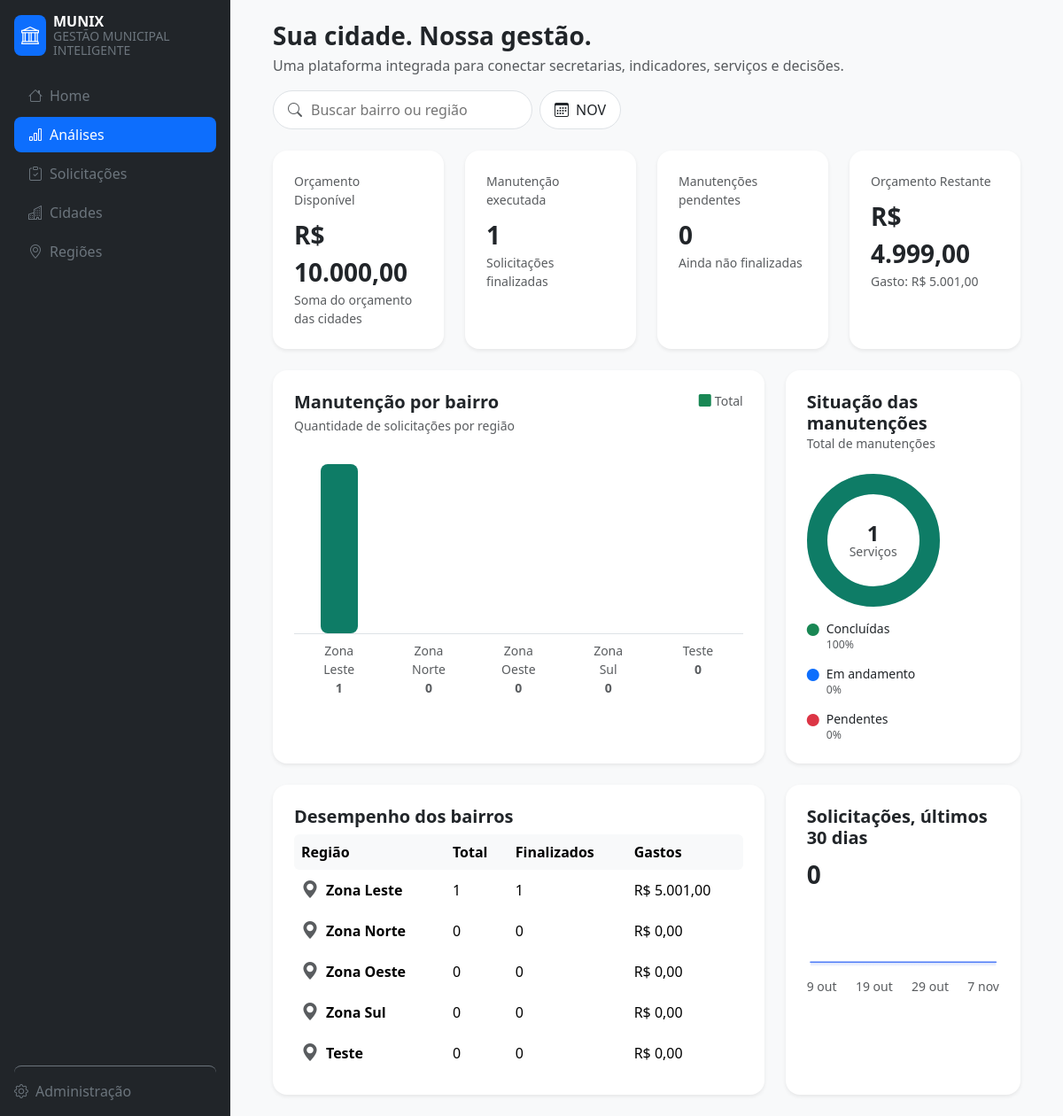
The app's page /analises/ with its own data.
### area/models.py (models this page shows)
class Area(models.Model):
    class TipoArea(models.TextChoices):
        RESIDENCIAL = "residencial", "Residencial"
        COMERCIAL = "comercial", "Comercial"
        ESPACO_PUBLICO = "espaco_publico", "Espaço Público"
        VIA_CIRCULACAO = "via_circulacao", "Via de Grande Circulação"
    nome = models.CharField(max_length=50, verbose_name="Nome")
    tipo_area = models.CharField(max_length=30,  choices=TipoArea.choices)
    cidade = models.ForeignKey(Cidade, on_delete=models.CASCADE, related_name="Cidade")

### area/views.py (the view)
# urls.py: path('analises/', AnaliseView.as_view(), name='analise'),
class AnaliseView(TemplateView):
    template_name = "analise.html"
    def get_context_data(self, **kwargs):
        context = super().get_context_data(**kwargs)
        solicitacoes = Solicitacoes.objects.all()
        orcamento = Cidade.objects.aggregate(total=Sum("orcamento"))["total"] or Decimal("0")
        gasto = solicitacoes.aggregate(total=Sum("gasto"))["total"] or Decimal("0")
        total = solicitacoes.count()
        finalizadas = solicitacoes.filter(status=FINALIZADO).count()
        context.update(
            orcamento_total=orcamento,
            gasto_total=gasto,
            orcamento_restante=orcamento - gasto,
            total_solicitacoes=total,
            finalizadas=finalizadas,
            pendentes=total - finalizadas,
        )
        concluidas = finalizadas
        andamento = solicitacoes.filter(status__in=["A", "V"]).count()
        aguardando = solicitacoes.filter(status="P").count()
        def pct(valor):
            return round(valor * 100 / total) if total else 0
        p_concl, p_and = pct(concluidas), pct(andamento)
        p_pend = 100 - p_concl - p_and if total else 0
        context["situacao"] = {
            "concluidas": p_concl,
            "andamento": p_and,
            "pendentes": p_pend,
            "offset_andamento": -p_concl,
            "offset_pendentes": -(p_concl + p_and),
        }
        por_area = list(
            Area.objects.annotate(
                total=Count("solicitacoes"),
                finalizados=Count("solicitacoes", filter=Q(solicitacoes__status=FINALIZADO)),
                gastos=Sum("solicitacoes__gasto"),
            ).order_by("-total", "nome")
        )
        maior = max((a.total for a in por_area), default=0)
        for a in por_area:
            a.altura = round(a.total * 191 / maior) if maior else 0
            a.y = 200 - a.altura
            a.gastos = a.gastos or Decimal("0")
        context["por_area"] = por_area
        hoje = timezone.localdate()
        inicio = hoje - timedelta(days=29)
        por_dia = dict(
            solicitacoes.filter(data_solicitacao__range=(inicio, hoje))
            .values_list("data_solicitacao")
            .annotate(n=Count("id"))
        )
        dias = [inicio + timedelta(days=i) for i in range(30)]
        valores = [por_dia.get(d, 0) for d in dias]
        pico = max(valores) or 1
        pontos = [(round(i * 316 / 29, 1), round(100 - v * 100 / pico, 1)) for i, v in enumerate(valores)]
        ultimos_30 = sum(valores)
        anteriores_30 = solicitacoes.filter(
            data_solicitacao__range=(inicio - timedelta(days=30), inicio - timedelta(days=1))
        ).count()
        context.update(
            ultimos_30=ultimos_30,
            variacao_30=(round((ultimos_30 - anteriores_30) * 100 / anteriores_30) if anteriores_30 else None),
            linha_pontos=" ".join(f"{x},{y}" for x, y in pontos),
            linha_area=" ".join(f"{x},{y}" for x, y in pontos) + " 316,108 0,108",
            linha_rotulos=[dias[0], dias[10], dias[20], dias[29]],
        )
        return context

### area/templates/analise.html (shortened to what this page needs)
{% extends "base.html" %}
{% block actions %}
<label class="d-flex align-items-center gap-2 bg-white border rounded-pill px-3 py-2 mb-0">
    <i class="bi bi-search text-muted"></i>
    <input type="search" class="border-0 bg-transparent" placeholder="Buscar bairro ou região" autocomplete="off" aria-label="Buscar bairro ou região">
</label>
<span class="d-flex align-items-center gap-2 bg-white border rounded-pill px-3 py-2 text-uppercase fw-medium">
    <i class="bi bi-calendar3"></i>{% now "b" %}
</span>
{% endblock %}
{% block content %}
<div class="row g-3 g-xl-4 mb-4">
    <div class="col-6 col-xl-3">
        <div class="card border-0 shadow-sm rounded-4 p-4 h-100">
            <div class="text-muted small fw-medium">Orçamento Disponível</div>
            <div class="fs-3 fw-bold mt-2">R$ {{ orcamento_total|floatformat:"2g" }}</div>
            <small class="text-muted">Soma do orçamento das cidades</small>
        </div>
    </div>
    <div class="col-6 col-xl-3">
        <div class="card border-0 shadow-sm rounded-4 p-4 h-100">
            <div class="text-muted small fw-medium">Manutenção executada</div>
            <div class="fs-3 fw-bold mt-2">{{ finalizadas }}</div>
            <small class="text-muted">Solicitações finalizadas</small>
        </div>
    </div>
    <div class="col-6 col-xl-3">
        <div class="card border-0 shadow-sm rounded-4 p-4 h-100">
            <div class="text-muted small fw-medium">Manutenções pendentes</div>
            <div class="fs-3 fw-bold mt-2">{{ pendentes }}</div>
            <small class="text-muted">Ainda não finalizadas</small>
        </div>
    </div>
    <div class="col-6 col-xl-3">
        <div class="card border-0 shadow-sm rounded-4 p-4 h-100">
            <div class="text-muted small fw-medium">Orçamento Restante</div>
            <div class="fs-3 fw-bold mt-2 {% if orcamento_restante < 0 %}text-danger{% endif %}">R$ {{ orcamento_restante|floatformat:"2g" }}</div>
            <small class="text-muted">Gasto: R$ {{ gasto_total|floatformat:"2g" }}</small>
        </div>
    </div>
</div>
<div class="row g-3 g-xl-4 mb-4">
    <div class="col-lg-8">
        <div class="card border-0 shadow-sm rounded-4 p-4 h-100">
            <div class="d-flex justify-content-between align-items-start mb-4">
                <div>
                    <h2 class="fs-5 fw-semibold mb-1">Manutenção por bairro</h2>
                    <div class="text-muted small">Quantidade de solicitações por região</div>
                </div>
                <span class="small text-muted"><i class="bi bi-square-fill text-success me-1"></i>Total</span>
            </div>
            {% if por_area %}
            <div class="d-flex justify-content-around align-items-end border-bottom">
                {% for a in por_area %}
                <svg width="42" height="200" viewBox="0 0 42 200"><title>{{ a.nome }}: {{ a.total }}</title><rect y="{{ a.y }}" width="42" height="{{ a.altura }}" rx="8" fill="#0e7c66" /></svg>
                {% endfor %}
            </div>
            <div class="d-flex justify-content-around text-muted small mt-2 text-center">
                {% for a in por_area %}<span style="width:42px">{{ a.nome|title|truncatechars:10 }}<br><b>{{ a.total }}</b></span>{% endfor %}
            </div>
            {% else %}
            <p class="text-muted text-center py-5 mb-0">Nenhuma região cadastrada.</p>
            {% endif %}
        </div>
    </div>
    <div class="col-lg-4">
        <div class="card border-0 shadow-sm rounded-4 p-4 h-100">
            <h2 class="fs-5 fw-semibold mb-0">Situação das manutenções</h2>
            <small class="text-muted">Total de manutenções</small>
            <div class="d-flex flex-wrap align-items-center justify-content-between gap-3 mt-4">
                <div class="position-relative">
                    <svg width="150" height="150" viewBox="0 0 150 150" aria-hidden="true">
                        <g fill="none" stroke-width="23" transform="rotate(-90 75 75)">
                            <circle cx="75" cy="75" r="63.5" stroke="#e9ecef" />
                            <circle cx="75" cy="75" r="63.5" pathLength="100" stroke="#0e7c66" stroke-dasharray="{{ situacao.concluidas }} 100" />
                            <circle cx="75" cy="75" r="63.5" pathLength="100" stroke="#4f7cf7" stroke-dasharray="{{ situacao.andamento }} 100" stroke-dashoffset="{{ situacao.offset_andamento }}" />
                            <circle cx="75" cy="75" r="63.5" pathLength="100" stroke="#f26b3a" stroke-dasharray="{{ situacao.pendentes }} 100" stroke-dashoffset="{{ situacao.offset_pendentes }}" />
                        </g>
                    </svg>
                    <div class="position-absolute top-50 start-50 translate-middle text-center lh-1">
                        <div class="fs-4 fw-bold">{{ total_solicitacoes }}</div>
                        <small class="text-muted">Serviços</small>
                    </div>
                </div>
                <ul class="list-unstyled small d-grid gap-3 mb-0">
                    <li class="d-flex gap-2"><i class="bi bi-circle-fill text-success"></i><div class="lh-sm"><div class="fw-medium">Concluídas</div><small class="text-muted">{{ situacao.concluidas }}%</small></div></li>
                    <li class="d-flex gap-2"><i class="bi bi-circle-fill text-primary"></i><div class="lh-sm"><div class="fw-medium">Em andamento</div><small class="text-muted">{{ situacao.andamento }}%</small></div></li>
                    <li class="d-flex gap-2"><i class="bi bi-circle-fill text-danger"></i><div class="lh-sm"><div class="fw-medium">Pendentes</div><small class="text-muted">{{ situacao.pendentes }}%</small></div></li>
                </ul>
            </div>
        </div>
    </div>
</div>
<div class="row g-3 g-xl-4">
    <div class="col-lg-8">
        <div class="card border-0 shadow-sm rounded-4 p-4 h-100">
            <h2 class="fs-5 fw-semibold mb-2">Desempenho dos bairros</h2>
            <div class="table-responsive">
                <table class="table table-borderless align-middle mb-0">
                    <thead>
                        <tr class="table-light">
                            <th class="rounded-start">Região</th>
                            <th>Total</th>
                            <th>Finalizados</th>
                            <th class="rounded-end">Gastos</th>
                        </tr>
                    </thead>
                    <tbody>
                        {% for a in por_area %}
                        <tr>
                            <td><span class="d-flex align-items-center gap-2 fw-semibold"><i class="bi bi-geo-alt-fill fs-5 text-muted"></i>{{ a.nome|title }}</span></td>
                            <td>{{ a.total }}</td><td>{{ a.finalizados }}</td>
                            <td>R$ {{ a.gastos|floatformat:"2g" }}</td>
                        </tr>
                        {% empty %}
                        <tr><td colspan="4" class="text-center text-muted py-4">Nenhuma região cadastrada.</td></tr>
                        {% endfor %}
                    </tbody>
                </table>
            </div>
        </div>
    </div>
    <div class="col-lg-4">
        <div class="card border-0 shadow-sm rounded-4 p-4 h-100">
            <div class="d-flex justify-content-between align-items-center">
                <h2 class="fs-5 fw-semibold mb-0">Solicitações, últimos 30 dias</h2>
            </div>
            <div class="fs-3 fw-bold my-2">{{ ultimos_30 }}</div>
            <svg viewBox="-6 -6 328 120" class="w-100 overflow-visible" aria-hidden="true">
                <defs>
                    <linearGradient id="g" x1="0" y1="0" x2="0" y2="1">
                        <stop offset="0" stop-color="#4f7cf7" stop-opacity=".25" />
                        <stop offset="1" stop-color="#4f7cf7" stop-opacity="0" />
                    </linearGradient>
                </defs>
                <polygon points="{{ linha_area }}" fill="url(#g)" />
                <polyline points="{{ linha_pontos }}" fill="none" stroke="#4f7cf7" stroke-width="2.5" stroke-linejoin="round" stroke-linecap="round" />
            </svg>
            <div class="d-flex justify-content-between small text-muted mt-2">
                {% for d in linha_rotulos %}<span>{{ d|date:"j M"|lower }}</span>{% endfor %}
            </div>
        </div>
    </div>
</div>
{% endblock %}

### records on screen
Area: nome "Zona Leste", total "1", finalizados "1", gastos "5.001,00"
Area: nome "Zona Norte", total "0", finalizados "0", gastos "0,00"
Area: nome "Zona Oeste", total "0", finalizados "0", gastos "0,00"
Area: nome "Zona Sul", total "0", finalizados "0", gastos "0,00"
Area: nome "Teste", total "0", finalizados "0", gastos "0,00"

### other values on screen
{{ orcamento_total|floatformat:"2g" }} "10.000,00"
{{ finalizadas }} "1"
{{ pendentes }} "0"
{{ orcamento_restante|floatformat:"2g" }} "4.999,00"
{{ gasto_total|floatformat:"2g" }} "5.001,00"
{{ total_solicitacoes }} "1"
{{ situacao.concluidas }} "100"
{{ situacao.andamento }} "0"
{{ situacao.pendentes }} "0"
{{ ultimos_30 }} "0"
{{ d|date:"j M"|lower }} "9 out" "19 out" "29 out" "7 nov"
